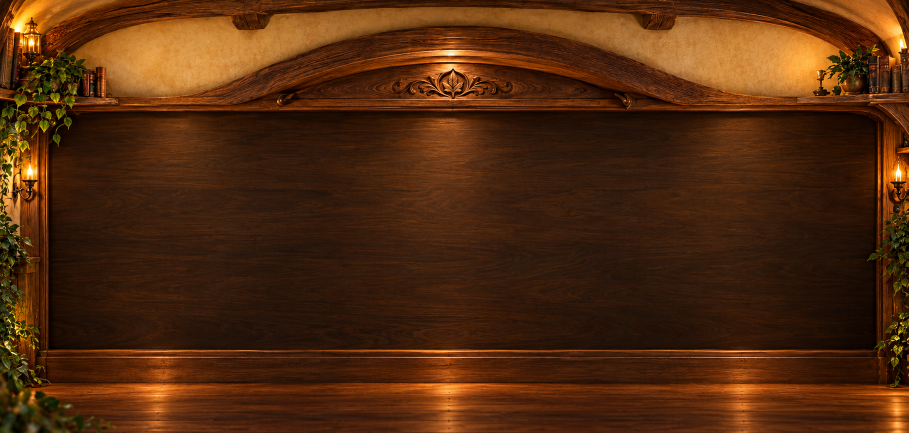
#> input picture assets/bag-end/room/originals/hobbit-interior.png, 1817 x 866 px (shown at 1/2 size); the run also reads 1 picture not shown here
$ python prepare-bag-end-room.py
#> lines starting #> are read from the running program, lines starting #| are printed output that depends on the picture
"""Prepare proportional room art and alpha-exact, asymmetric Hobbit frame slices."""
from pathlib import Path
import hashlib
import json
from PIL import Image

ROOT = Path(__file__).resolve().parents[1]
OUT = ROOT / 'assets/bag-end/room'
SLICES = {
    'top-left': (17, 15, 290, 370),
    'top-right': (1050, 15, 1294, 250),
    'bottom-left': (17, 920, 290, 1155),
    'bottom-right': (1050, 920, 1294, 1155),
    'top': (400, 15, 600, 90),
    'bottom': (400, 1080, 600, 1155),
    'left': (17, 500, 90, 700),
    'right': (1220, 500, 1294, 700),
}
manifest = {'coordinates': '[left, top, right, bottom), source pixels',
            'sources': [], 'slices': []}
for name in ['hobbit-interior.png', 'hobbit-control-frame.png']:
    path = OUT / 'originals' / name
    im = Image.open(path)
#> im is the input picture: PIL image 1817x866 RGB; mean R, G, B 80.7, 41.8, 13.8
    manifest['sources'].append({'path': 'originals/' + name, 'size': list(im.size),
                               'sha256': hashlib.sha256(path.read_bytes()).hexdigest()})
#> pass 2 of the loop `for name in ['hobbit-interior.png', 'hobbit-control-frame.png']:`:
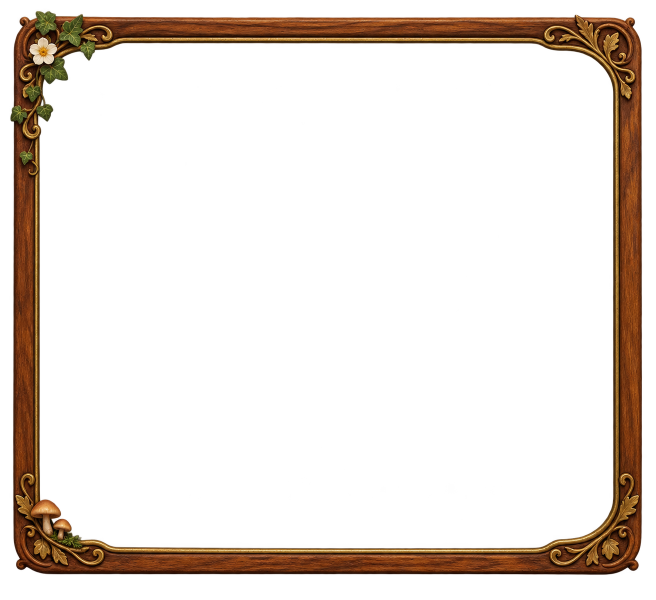
#> input picture assets/bag-end/room/originals/hobbit-control-frame.png, 1312 x 1199 px (shown at 1/2 size)
#> im is the input picture: PIL image 1312x1199 RGBA; mean R, G, B, A 19.8, 11.2, 4.4, 41.5
frame = Image.open(OUT / 'originals/hobbit-control-frame.png').convert('RGBA')
for name, box in SLICES.items():
    crop = frame.crop(box)
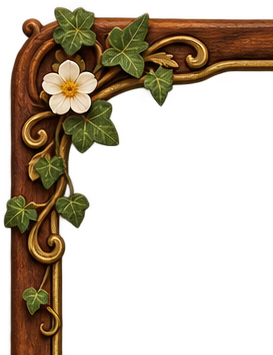
#> crop: PIL image 273x355 RGBA; mean R, G, B, A 39.5, 27.8, 12.5, 91.2; transparent parts drawn white
    dest = OUT / (name + '.webp')
    crop.save(dest, 'WEBP', lossless=True, exact=True, method=6)
    assert Image.open(dest).getchannel('A').tobytes() == crop.getchannel('A').tobytes()
    manifest['slices'].append({'path': dest.name, 'bounds': box, 'size': list(crop.size)})
#> pass 2 of the loop `for name, box in SLICES.items():`:
#> `crop = frame.crop(box)`:
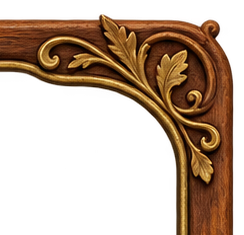
#> crop: PIL image 244x235 RGBA; mean R, G, B, A 52.7, 30.7, 13.1, 107.7; transparent parts drawn white
room = Image.open(OUT / 'originals/hobbit-interior.png').convert('RGB')
room.save(OUT / 'interior.webp', 'WEBP', quality=88, method=6)
room.resize((1000, round(room.height * 1000 / room.width)), Image.Resampling.LANCZOS).save(OUT / 'interior-small.webp', 'WEBP', quality=86, method=6)
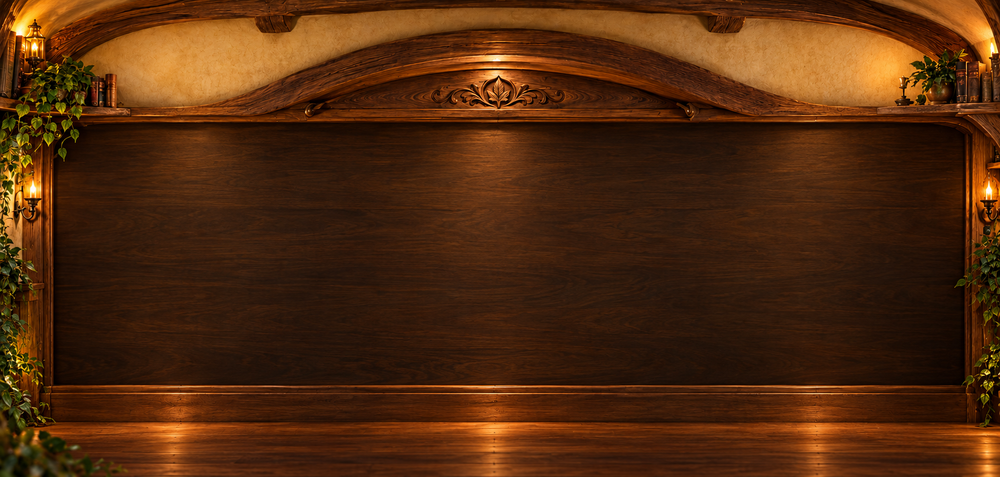
#> saved as interior-small.webp: PIL image 1000x477 RGB; mean R, G, B 80.7, 41.8, 13.8
room.crop((180, 775, 1637, 866)).save(OUT / 'sill.webp', 'WEBP', quality=88, method=6)
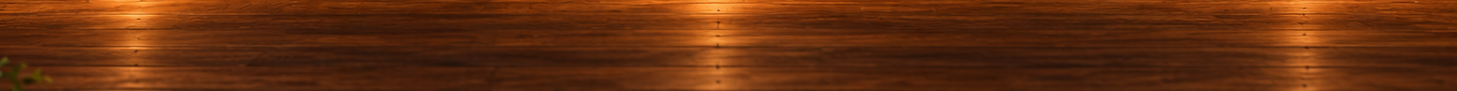
#> saved as sill.webp: PIL image 1457x91 RGB; mean R, G, B 100.5, 46.1, 14.3
(OUT / 'slice-manifest.json').write_text(json.dumps(manifest, indent=2) + '\n', encoding='utf-8')
print('Prepared room and eight lossless frame slices; alpha verified.')
